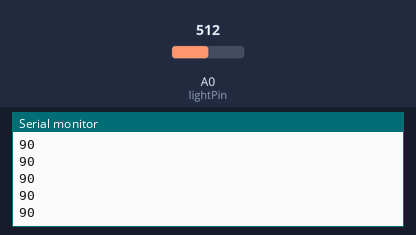
Recording of a sketch running on a simulated Arduino Uno, built with avr-gcc and run on an emulated ATmega328P. Shown: the last lines printed to the serial monitor. Inputs (shaded band) come from the test bench; at power-on: A0 (lightPin) = 512.

Above: at 1.2 s.
1.3 s: A0 (lightPin) set to 716
At 1.31 s:
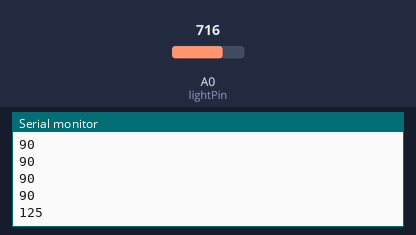
2.8 s: A0 (lightPin) set to 900
At 2.82 s:
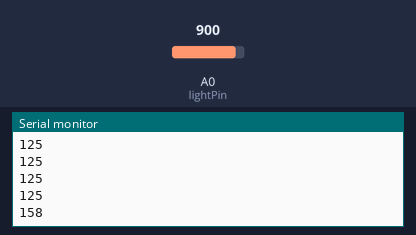
Timing chart, 0 to 5.8 s (numbered marks = the images above; inputs shaded):
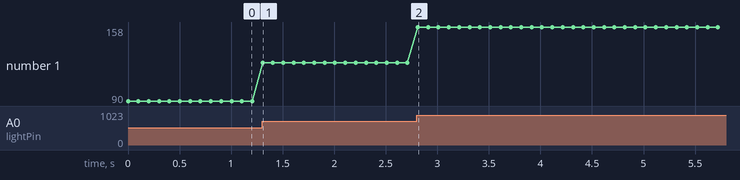

Measured:
- after the input at 1.3 s, the serial monitor: prints a new line at once (image 1)
- after the input at 2.8 s, the serial monitor: prints a new line at once (image 2)
- plotted number 1: 90 → 125 after the input at 1.3 s, 125 → 158 after the input at 2.8 s

The sketch:

ControllingServoWithPhotoresistor.ino
```cpp
#include <Servo.h>

const int lightPin = A0;
int lightVal;
Servo myServo;
const int servoPin = 9;
int pos = 0;

void setup() {
  Serial.begin(9600);
  pinMode(lightPin, INPUT);
  myServo.write(0);
  // put your setup code here, to run once:

}

void loop() {
  lightVal = analogRead(lightPin);
  pos = (180/1023.) * lightVal;
  Serial.println(pos);
  myServo.write(pos);
  delay(100);
  // put your main code here, to run repeatedly:

}
```
